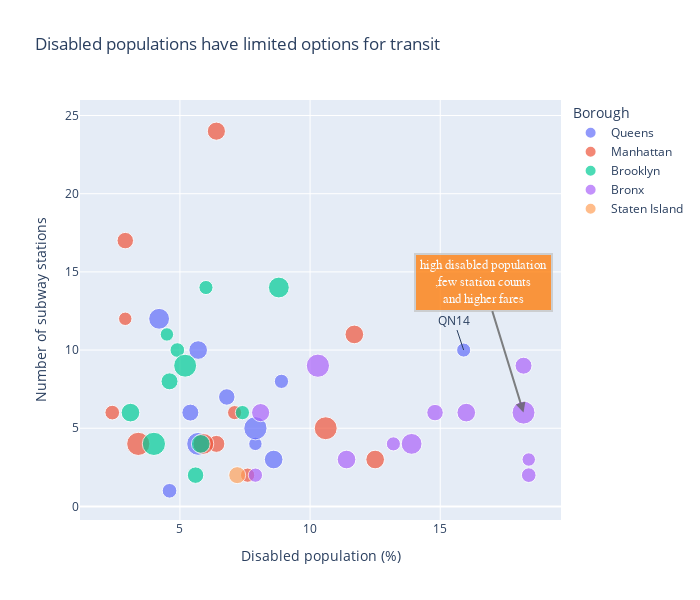

Notebook code for this chart:
### Markdown cell above
# Visualization 7: Disabled populations have limited options for transit

### Code cell
s1 = 'Disabled population'
s2 = 'station_counts'
cd = 'PU_average_fare'

a_text = "high disabled population<br>,few station counts<br>and higher fares"

l={
                     "color": "Borough",
                     "station_counts" :'Number of subway stations',
                     "Disabled population" :"Disabled population (%)"
                 
                 }
b_size = 30.
title="Disabled populations have limited options for transit"

create_scatter(s1,s2,cd,title,
               l , a_text,
               18.2,6,b_size,
               15.9,10, 'QN14',
               0,0,'',
               2)

### Figure 1 — Plotly figure (JSON) as saved in the notebook; plotly's stock layout.template omitted (floating-point values rounded to 4 significant figures)
{"data": [{"hovertemplate": "<b>%{hovertext}</b><br><br>Borough=Queens<br>Disabled population (%)=%{x}<br>Number of subway stations=%{y}<br>PU_average_fare=%{marker.size}<extra></extra>", "hovertext": ["QN04 Elmhurst-Corona (CD 4 Approximation)", "QN14 The Rockaways (CD 14 Approximation)", "QN07 Flushing-Murray Hill-Whitestone (CD 7 Approximation)", "QN06 Forest Hills-Rego Park (CD 6 Approximation)", "QN09 Kew Gardens-Richmond Hill-Woodhaven (CD 9 Approximation)", "QN01 Astoria-Queensbridge (CD 1 Equivalent)", "QN03 Jackson Heights-East Elmhurst (CD 3 Approximation)", "QN05 Ridgewood-Maspeth-Middle Village (CD 5 Approximation)", "QN02 Long Island City-Sunnyside-Woodside (CD 2 Approximation)", "QN10 South Ozone Park-Howard Beach (CD 10 Approximation)", "QN12 Jamaica-St. Albans-Hollis (CD 12 Approximation)"], "legendgroup": "Queens", "marker": {"color": "#636efa", "size": [26.32, 18.18, 19.66, 16.49, 49.24, 31.77, 31.8, 48, 39.56, 18.57, 24.83, 30.09, 82.05, 33.67, 31.85, 46.61, 41.16, 29.53, 29.59, 49.52, 50.87, 46.24, 42.45, 26.77, 38.27, 17.25, 47.29, 35.96, 42.49, 16.67, 31.98, 23.27, 26.68, 20.29, 17.26, 32.05, 38.28, 24.61, 35.08, 34.11, 20.54, 34.47, 24.46, 29.41, 18.25, 25.61, 52.33], "sizemin": 4, "sizemode": "area", "sizeref": 0.1823, "symbol": "circle"}, "mode": "markers", "name": "Queens", "orientation": "v", "showlegend": true, "type": "scatter", "x": [5.4, 15.9, 4.6, 7.9, 7.9, 5.7, 8.6, 5.7, 4.2, 8.9, 6.8], "xaxis": "x", "y": [6, 10, 1, 4, 5, 10, 3, 4, 12, 8, 7], "yaxis": "y"}, {"hovertemplate": "<b>%{hovertext}</b><br><br>Borough=Manhattan<br>Disabled population (%)=%{x}<br>Number of subway stations=%{y}<br>PU_average_fare=%{marker.size}<extra></extra>", "hovertext": ["MN04 Chelsea-Hell's Kitchen (CD 4 Approximation)", "MN03 Lower East Side-Chinatown (CD 3 Equivalent)", "MN08 Upper East Side-Roosevelt Island (CD 8 Equivalent)", "MN02 Greenwich Village-SoHo (CD 2 Equivalent)", "MN06 East Midtown-Murray Hill (CD 6 Approximation)", "MN11 East Harlem (CD 11 Equivalent)", "MN12 Washington Heights-Inwood (CD 12 Equivalent)", "MN10 Harlem (CD 10 Equivalent)", "MN07 Upper West Side (CD 7 Approximation)", "MN09 Morningside Heights-Hamilton Heights (CD 9 Equivalent)", "MN01 Financial District-Tribeca (CD 1 Equivalent)", "MN05 Midtown-Flatiron-Union Square (CD 5 Approximation)"], "legendgroup": "Manhattan", "marker": {"color": "#EF553B", "size": [26.32, 18.18, 19.66, 16.49, 49.24, 31.77, 31.8, 48, 39.56, 18.57, 24.83, 30.09, 82.05, 33.67, 31.85, 46.61, 41.16, 29.53, 29.59, 49.52, 50.87, 46.24, 42.45, 26.77, 38.27, 17.25, 47.29, 35.96, 42.49, 16.67, 31.98, 23.27, 26.68, 20.29, 17.26, 32.05, 38.28, 24.61, 35.08, 34.11, 20.54, 34.47, 24.46, 29.41, 18.25, 25.61, 52.33], "sizemin": 4, "sizemode": "area", "sizeref": 0.1823, "symbol": "circle"}, "mode": "markers", "name": "Manhattan", "orientation": "v", "showlegend": true, "type": "scatter", "x": [6.4, 7.1, 2.4, 2.9, 3.4, 12.5, 11.7, 10.6, 5.9, 7.6, 2.9, 6.4], "xaxis": "x", "y": [4, 6, 6, 12, 4, 3, 11, 5, 4, 2, 17, 24], "yaxis": "y"}, {"hovertemplate": "<b>%{hovertext}</b><br><br>Borough=Brooklyn<br>Disabled population (%)=%{x}<br>Number of subway stations=%{y}<br>PU_average_fare=%{marker.size}<extra></extra>", "hovertext": ["BK12 Borough Park-Kensington (CD 12 Approximation)", "BK02 Downtown Brooklyn-Fort Greene (CD 2 Approximation)", "BK01 Williamsburg-Greenpoint (CD 1 Equivalent)", "BK09 Crown Heights (South) (CD 9 Approximation)", "BK07 Sunset Park-Windsor Terrace (CD 7 Approximation)", "BK11 Bensonhurst-Bath Beach (CD 11 Approximation)", "BK06 Park Slope-Carroll Gardens (CD 6 Approximation)", "BK04 Bushwick (CD 4 Equivalent)", "BK05 East New York-Cypress Hills (CD 5 Approximation)", "BK03 Bedford-Stuyvesant (CD 3 Approximation)", "BK10 Bay Ridge-Dyker Heights (CD 10 Approximation)"], "legendgroup": "Brooklyn", "marker": {"color": "#00cc96", "size": [26.32, 18.18, 19.66, 16.49, 49.24, 31.77, 31.8, 48, 39.56, 18.57, 24.83, 30.09, 82.05, 33.67, 31.85, 46.61, 41.16, 29.53, 29.59, 49.52, 50.87, 46.24, 42.45, 26.77, 38.27, 17.25, 47.29, 35.96, 42.49, 16.67, 31.98, 23.27, 26.68, 20.29, 17.26, 32.05, 38.28, 24.61, 35.08, 34.11, 20.54, 34.47, 24.46, 29.41, 18.25, 25.61, 52.33], "sizemin": 4, "sizemode": "area", "sizeref": 0.1823, "symbol": "circle"}, "mode": "markers", "name": "Brooklyn", "orientation": "v", "showlegend": true, "type": "scatter", "x": [4.6, 6, 4.9, 4.5, 4, 5.8, 3.1, 5.2, 8.8, 7.4, 5.6], "xaxis": "x", "y": [8, 14, 10, 11, 4, 4, 6, 9, 14, 6, 2], "yaxis": "y"}, {"hovertemplate": "<b>%{hovertext}</b><br><br>Borough=Bronx<br>Disabled population (%)=%{x}<br>Number of subway stations=%{y}<br>PU_average_fare=%{marker.size}<extra></extra>", "hovertext": ["BX01 Melrose-Mott Haven-Port Morris (CD 1 Approximation)", "BX04 Highbridge-Concourse (CD 4 Approximation)", "BX03 Morrisania-Crotona Park East (CD 3 Approximation)", "BX06 Tremont-Belmont-West Farms (CD 6 Approximation)", "BX12 Wakefield-Williamsbridge-Eastchester (CD 12 Approximation)", "BX10 Co-op City-Throgs Neck (CD 10 Approximation)", "BX11 Pelham Parkway-Morris Park (CD 11 Approximation)", "BX02 Longwood-Hunts Point (CD 2 Approximation)", "BX09 Soundview-Parkchester (CD 9 Approximation)", "BX08 Riverdale-Kingsbridge-Marble Hill (CD 8 Approximation)", "BX05 Morris Heights-Mount Hope (CD 5 Approximation)", "BX07 Fordham-Bedford Park-Norwood (CD 7 Approximation)"], "legendgroup": "Bronx", "marker": {"color": "#ab63fa", "size": [26.32, 18.18, 19.66, 16.49, 49.24, 31.77, 31.8, 48, 39.56, 18.57, 24.83, 30.09, 82.05, 33.67, 31.85, 46.61, 41.16, 29.53, 29.59, 49.52, 50.87, 46.24, 42.45, 26.77, 38.27, 17.25, 47.29, 35.96, 42.49, 16.67, 31.98, 23.27, 26.68, 20.29, 17.26, 32.05, 38.28, 24.61, 35.08, 34.11, 20.54, 34.47, 24.46, 29.41, 18.25, 25.61, 52.33], "sizemin": 4, "sizemode": "area", "sizeref": 0.1823, "symbol": "circle"}, "mode": "markers", "name": "Bronx", "orientation": "v", "showlegend": true, "type": "scatter", "x": [18.2, 13.2, 18.4, 18.4, 10.3, 16, 11.4, 18.2, 13.9, 7.9, 14.8, 8.1], "xaxis": "x", "y": [9, 4, 2, 3, 9, 6, 3, 6, 4, 2, 6, 6], "yaxis": "y"}, {"hovertemplate": "<b>%{hovertext}</b><br><br>Borough=Staten Island<br>Disabled population (%)=%{x}<br>Number of subway stations=%{y}<br>PU_average_fare=%{marker.size}<extra></extra>", "hovertext": ["SI01 North Shore (CD 1 Equivalent)"], "legendgroup": "Staten Island", "marker": {"color": "#FFA15A", "size": [26.32, 18.18, 19.66, 16.49, 49.24, 31.77, 31.8, 48, 39.56, 18.57, 24.83, 30.09, 82.05, 33.67, 31.85, 46.61, 41.16, 29.53, 29.59, 49.52, 50.87, 46.24, 42.45, 26.77, 38.27, 17.25, 47.29, 35.96, 42.49, 16.67, 31.98, 23.27, 26.68, 20.29, 17.26, 32.05, 38.28, 24.61, 35.08, 34.11, 20.54, 34.47, 24.46, 29.41, 18.25, 25.61, 52.33], "sizemin": 4, "sizemode": "area", "sizeref": 0.1823, "symbol": "circle"}, "mode": "markers", "name": "Staten Island", "orientation": "v", "showlegend": true, "type": "scatter", "x": [7.2], "xaxis": "x", "y": [2], "yaxis": "y"}], "layout": {"annotations": [{"align": "center", "arrowcolor": "#636363", "arrowhead": 2, "arrowsize": 1, "arrowwidth": 2, "ax": -40, "ay": -130, "bgcolor": "#ff7f0e", "bordercolor": "#c7c7c7", "borderpad": 4, "borderwidth": 2, "font": {"color": "#ffffff", "family": "Courier New, monospace", "size": 13}, "opacity": 0.8, "showarrow": true, "text": "high disabled population<br>,few station counts<br>and higher fares", "x": 18.2, "xref": "x", "y": 6, "yref": "y"}, {"text": "QN14", "x": 15.9, "y": 10}], "autosize": false, "height": 600, "legend": {"itemsizing": "constant", "title": {"text": "Borough"}, "tracegroupgap": 0}, "title": {"text": "Disabled populations have limited options for transit"}, "width": 700, "xaxis": {"anchor": "y", "domain": [0, 1], "title": {"text": "Disabled population (%)"}}, "yaxis": {"anchor": "x", "domain": [0, 1], "title": {"text": "Number of subway stations"}}}}
